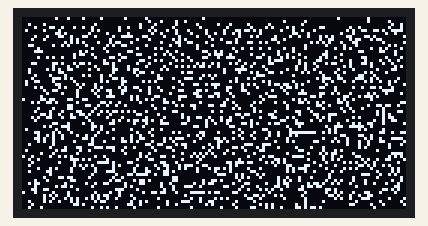
Bench run of a program on a simulated ESP32 board running MicroPython. Parts: 128×64 one-colour display. Random numbers come from a fixed seed.

Above: at 0.09 s.
At 2.8 s:
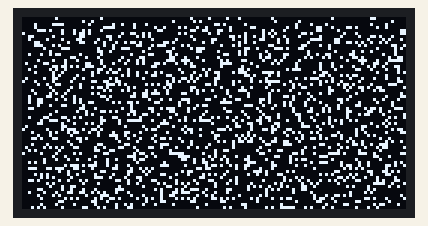
At 5.56 s:
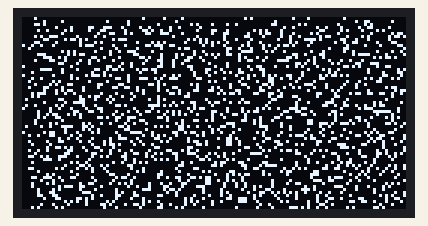
At 11.03 s:
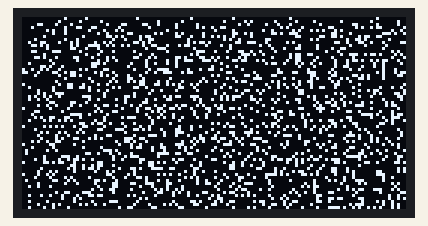
At 16.5 s:
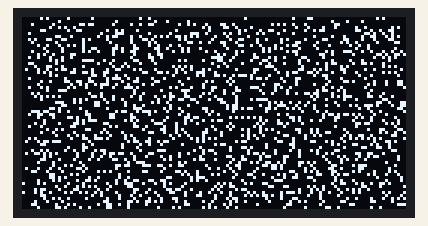
At 21.95 s:
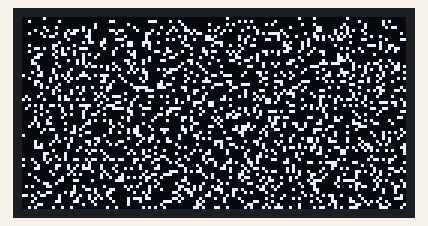

The program:

graph_display.py
```python
from machine import Pin, SoftI2C
import ssd1306
from time import sleep
from random import randint
from math import sin, cos, radians

class Graph:
    def __init__(self, oled):
        self.oled = oled
        self.step_noise_x = 2
        self.step_noise_y = 2


    def draw_graph(self, oled):
        for y in range(oled.height):
            pirnt(y)

    def draw_sin(self, start=0, stop=7200, step=7):
        x_s = 0
        for x in range(start, stop, step):
            y = self.oled.height/2 + self.oled.height/2 * sin(radians(x))
            if x_s > self.oled.width:
                x_s = 0
                self.oled.fill(0)
            self.oled.pixel(x_s, int(y), 1)
            self.oled.show()
            x_s += 1

    def make_noise(self):
        while True:
            self.oled.fill(0)
            for y in range(0, self.oled.height, self.step_noise_y):
                for x in range(0, self.oled.width, self.step_noise_x):
                    self.oled.pixel(x + randint(0, 5), y + randint(0, 5), 1)
            self.oled.show()


def main():
    i2c = SoftI2C(scl=Pin(25), sda=Pin(26))

    oled_width = 128
    oled_height = 64
    oled = ssd1306.SSD1306_I2C(oled_width, oled_height, i2c)

    gr = Graph(oled)
    gr.make_noise()

if __name__ == '__main__':
    main()
```
